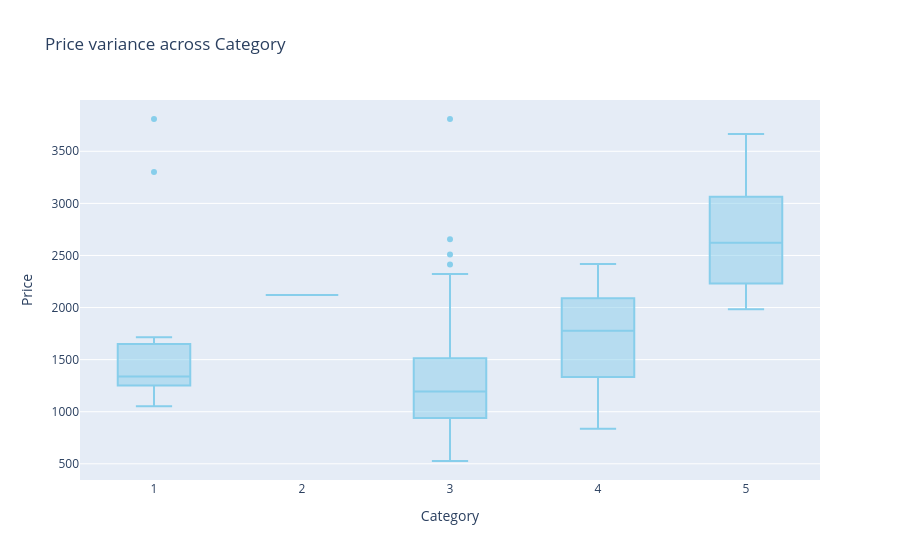
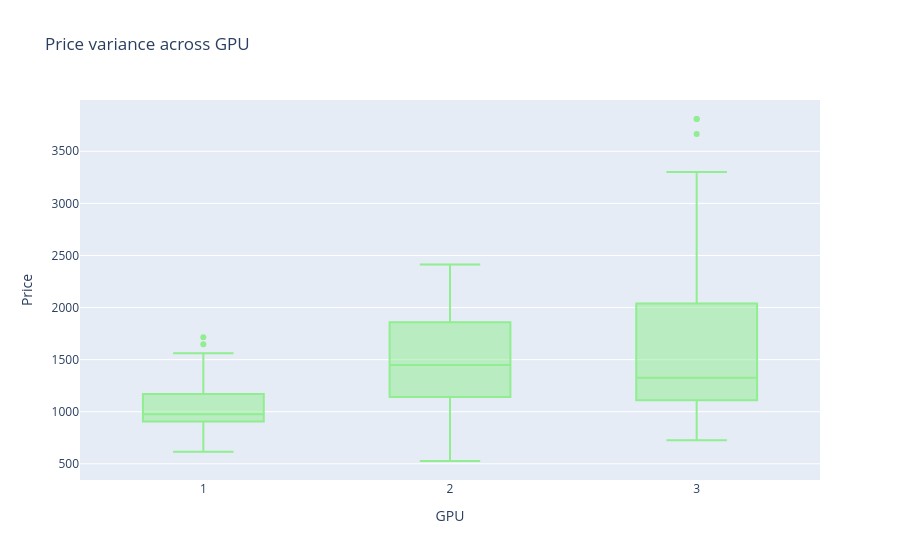
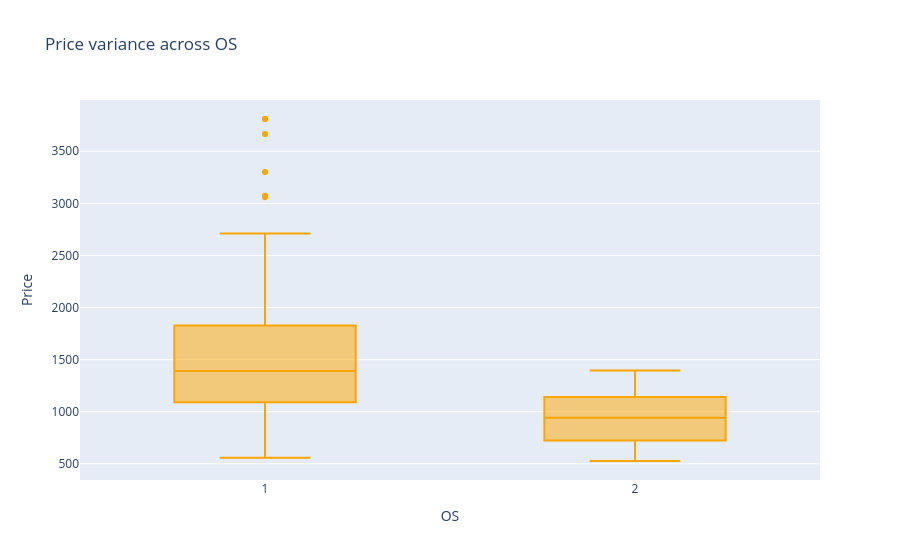
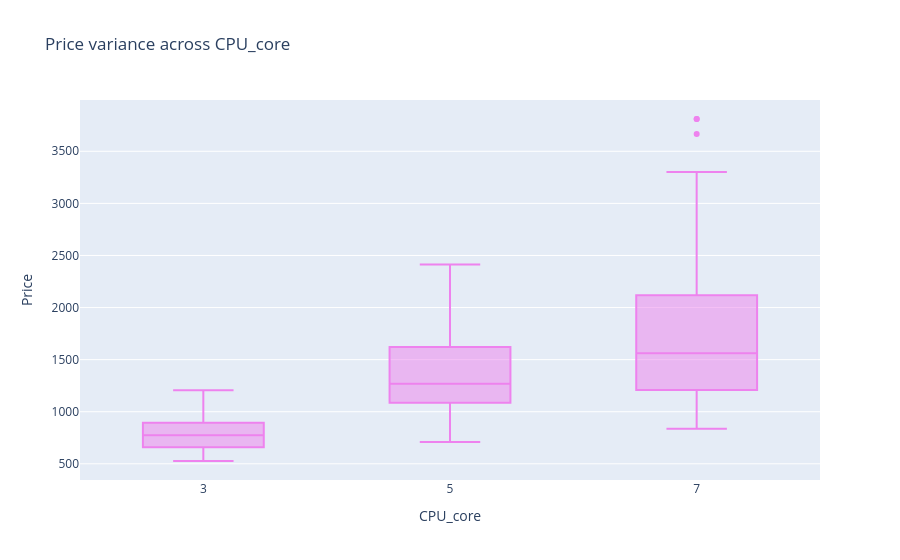

Notebook code for these charts, in order:
### Markdown cell above
### 🎨 Task 2 - Categorical Features  

#### Visualizing Relationships Between Categorical Features and Price  

In this task, we explore how categorical variables affect **Price**.  
The categorical features include:  
- `Category`  
- `GPU`  
- `OS`  
- `CPU_core`  
- `RAM_GB`  
- `Storage_GB_SSD`  

We use **Box Plots** to visualize how laptop prices vary across each category.  
Each box represents the **distribution of prices** within one group of a categorical feature — showing the median, quartiles, and potential outliers.  

**Interpretation Guide:**  
- A **wide range** or **higher median** in a group indicates higher price variation or generally more expensive models.  
- **Non-overlapping boxes** between categories suggest strong influence of that feature on price.

### Code cell
colors = ['skyblue', 'lightgreen', 'orange', 'violet', 'gold', 'salmon']

for i, col in enumerate(['Category', 'GPU', 'OS', 'CPU_core', 'RAM_GB', 'Storage_GB_SSD']):
    fig = px.box(df, x=col, y='Price',
                 title=f'Price variance across {col}',
                 color_discrete_sequence=[colors[i % len(colors)]])
    fig.show()

### Figure 1 — Plotly figure (JSON) as saved in the notebook; plotly's stock layout.template omitted (floating-point values rounded to 4 significant figures; data arrays with more than 128 entries replaced by an {"elided": "..."} marker saying what was removed)
{"data": [{"alignmentgroup": "True", "hovertemplate": "Category=%{x}<br>Price=%{y}<extra></extra>", "legendgroup": "", "marker": {"color": "skyblue"}, "name": "", "notched": false, "offsetgroup": "", "orientation": "v", "showlegend": false, "type": "box", "x": {"elided": "238 int values"}, "x0": " ", "xaxis": "x", "y": {"elided": "238 int values"}, "y0": " ", "yaxis": "y"}], "layout": {"boxmode": "group", "legend": {"tracegroupgap": 0}, "title": {"text": "Price variance across Category"}, "xaxis": {"anchor": "y", "domain": [0, 1], "title": {"text": "Category"}}, "yaxis": {"anchor": "x", "domain": [0, 1], "title": {"text": "Price"}}}}

### Figure 2 — Plotly figure (JSON) as saved in the notebook; plotly's stock layout.template omitted (floating-point values rounded to 4 significant figures; data arrays with more than 128 entries replaced by an {"elided": "..."} marker saying what was removed)
{"data": [{"alignmentgroup": "True", "hovertemplate": "GPU=%{x}<br>Price=%{y}<extra></extra>", "legendgroup": "", "marker": {"color": "lightgreen"}, "name": "", "notched": false, "offsetgroup": "", "orientation": "v", "showlegend": false, "type": "box", "x": {"elided": "238 int values"}, "x0": " ", "xaxis": "x", "y": {"elided": "238 int values"}, "y0": " ", "yaxis": "y"}], "layout": {"boxmode": "group", "legend": {"tracegroupgap": 0}, "title": {"text": "Price variance across GPU"}, "xaxis": {"anchor": "y", "domain": [0, 1], "title": {"text": "GPU"}}, "yaxis": {"anchor": "x", "domain": [0, 1], "title": {"text": "Price"}}}}

### Figure 3 — Plotly figure (JSON) as saved in the notebook; plotly's stock layout.template omitted (floating-point values rounded to 4 significant figures; data arrays with more than 128 entries replaced by an {"elided": "..."} marker saying what was removed)
{"data": [{"alignmentgroup": "True", "hovertemplate": "OS=%{x}<br>Price=%{y}<extra></extra>", "legendgroup": "", "marker": {"color": "orange"}, "name": "", "notched": false, "offsetgroup": "", "orientation": "v", "showlegend": false, "type": "box", "x": {"elided": "238 int values"}, "x0": " ", "xaxis": "x", "y": {"elided": "238 int values"}, "y0": " ", "yaxis": "y"}], "layout": {"boxmode": "group", "legend": {"tracegroupgap": 0}, "title": {"text": "Price variance across OS"}, "xaxis": {"anchor": "y", "domain": [0, 1], "title": {"text": "OS"}}, "yaxis": {"anchor": "x", "domain": [0, 1], "title": {"text": "Price"}}}}

### Figure 4 — Plotly figure (JSON) as saved in the notebook; plotly's stock layout.template omitted (floating-point values rounded to 4 significant figures; data arrays with more than 128 entries replaced by an {"elided": "..."} marker saying what was removed)
{"data": [{"alignmentgroup": "True", "hovertemplate": "CPU_core=%{x}<br>Price=%{y}<extra></extra>", "legendgroup": "", "marker": {"color": "violet"}, "name": "", "notched": false, "offsetgroup": "", "orientation": "v", "showlegend": false, "type": "box", "x": {"elided": "238 int values"}, "x0": " ", "xaxis": "x", "y": {"elided": "238 int values"}, "y0": " ", "yaxis": "y"}], "layout": {"boxmode": "group", "legend": {"tracegroupgap": 0}, "title": {"text": "Price variance across CPU_core"}, "xaxis": {"anchor": "y", "domain": [0, 1], "title": {"text": "CPU_core"}}, "yaxis": {"anchor": "x", "domain": [0, 1], "title": {"text": "Price"}}}}
